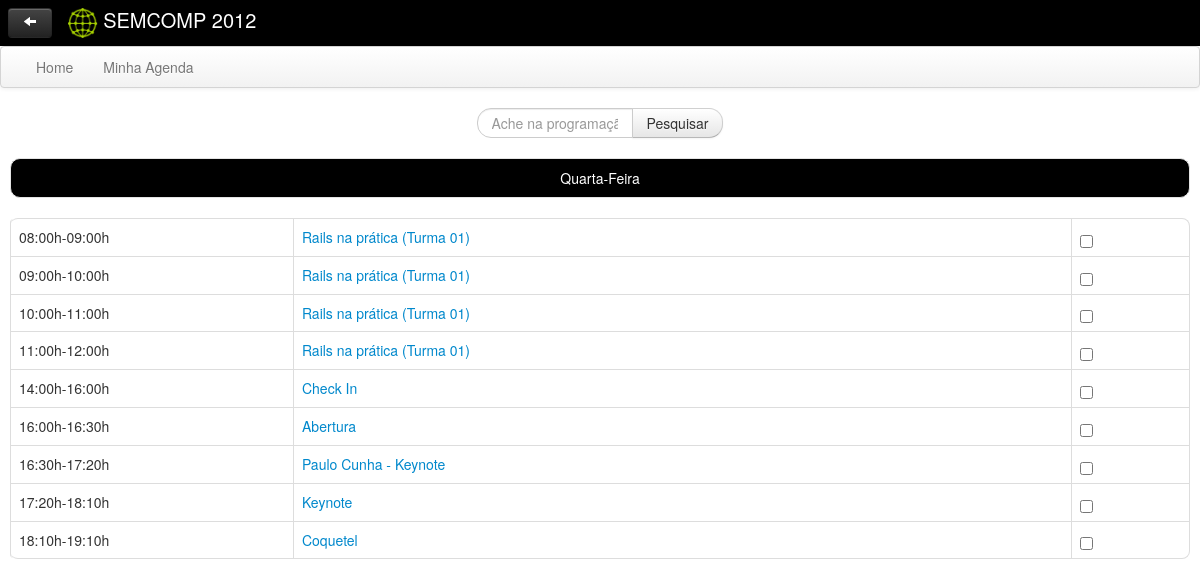
/show_eventos.php?action=dia&dia=1, run on the app's committed database.
### tables this page shows
CREATE TABLE `sala_atividades` (
  `atividades_idatividades` int(11) NOT NULL,
  `atividades_categoria_idcategoria` int(11) NOT NULL,
  `sala_idsala` int(11) NOT NULL,
  `hora_inicio` time NOT NULL,
  `hora_fim` time NOT NULL,
  `data` date NOT NULL,
  PRIMARY KEY (`atividades_idatividades`,`atividades_categoria_idcategoria`,`sala_idsala`,`hora_inicio`,`hora_fim`,`data`),
  KEY `fk_atividades_has_sala_sala1` (`sala_idsala`),
  KEY `fk_atividades_has_sala_atividades1` (`atividades_idatividades`,`atividades_categoria_idcategoria`),
  CONSTRAINT `fk_atividades_has_sala_atividades1` FOREIGN KEY (`atividades_idatividades`, `atividades_categoria_idcategoria`) REFERENCES `atividades` (`idatividades`, `categoria_idcategoria`) ON DELETE NO ACTION ON UPDATE NO ACTION,
  CONSTRAINT `fk_atividades_has_sala_sala1` FOREIGN KEY (`sala_idsala`) REFERENCES `sala` (`idsala`) ON DELETE NO ACTION ON UPDATE NO ACTION
);

CREATE TABLE `atividades` (
  `idatividades` int(11) NOT NULL AUTO_INCREMENT,
  `titulo` varchar(300) NOT NULL,
  `descricao` varchar(500) NOT NULL,
  `categoria_idcategoria` int(11) NOT NULL,
  `imagem` varchar(200) NOT NULL,
  PRIMARY KEY (`idatividades`,`categoria_idcategoria`),
  KEY `fk_atividades_categoria` (`categoria_idcategoria`),
  CONSTRAINT `fk_atividades_categoria` FOREIGN KEY (`categoria_idcategoria`) REFERENCES `categoria` (`idcategoria`) ON DELETE NO ACTION ON UPDATE NO ACTION
);

### modelo/bd/SalaAtividadesBD.php (called while the page is built, shortened)
<?php
include_once("conexao.php");
include_once 'modelo/negocio/SalaAtividades.php';
class SalaAtividadesBD{
	public function getAllFromDate($date){
		$mysql = new conexao;
		$sql = $mysql->sql_query("select * from sala_atividades where data= '".$date."' order by hora_inicio");
		$array = array();
		$i = 0;
		while($salaatividade = mysql_fetch_array($sql)){
			$sala_atividade = new SalaAtividades();
			$sala_atividade->setData($salaatividade['data']);
			$sala_atividade->setHoraInicio($salaatividade['hora_inicio']);
			$sala_atividade->setHoraFim($salaatividade['hora_fim']);
			$sala_atividade->setSalaId($salaatividade['sala_idsala']);
			$sala_atividade->setAtividadesId($salaatividade['atividades_idatividades']);
			$sala_atividade->setCategoriaId($salaatividade['atividades_categoria_idcategoria']);
			$array[$i]= $sala_atividade;
			$i = $i + 1;
		}
		return $array;
	}
}
?>

### modelo/bd/conexao.php (called while the page is built, shortened)
<?php
class conexao {
    var $host = "localhost";
    var $user = "gerclientes";
    var $senha = "bNCIOrkDRF";
    var $link;
    function conecta(){
        $this->link = @mysql_connect($this->host,$this->user,$this->senha);
    }
    function sql_query($query){
        $this->query = $query;
        if($this->resultado = mysql_query($this->query)){
            return $this->resultado;
        }else{
            print "Ocorreu um erro ao executar a Query MySQL: <b>$query</b>";
      print "<br><br>";
      print "Erro no MySQL: <b>".mysql_error()."</b>";
      die();
            $this->desconecta();
        }
    }
    function desconecta(){
        return mysql_close($this->link);
    }
}
?>

### modelo/negocio/SalaAtividades.php (called while the page is built, shortened)
<?php
class SalaAtividades{
	private $data;
	private $hora_inicio;
	private $hora_fim;
	private $sala_idsala;
	private $atividades_idatividades;
	public function getData(){
		return $this->data;
	}
	public function setData($data){
		 $this->data = $data;
	}
	public function getHoraInicio(){
		return $this->hora_inicio;
	}
	public function setHoraInicio($hora_inicio){
		$this->hora_inicio = $hora_inicio;
	}
	public function getHoraFim(){
		return $this->hora_fim;
	}
	public function setHoraFim($hora_fim){
		$this->hora_fim = $hora_fim;
	}
	public function getSalaId(){
		return $this->sala_idsala;
	}
	public function setSalaId($sala_idsala){
		$this->sala_idsala = $sala_idsala;
	}
	public function getAtividaesId(){
		return $this->atividades_idatividades;
	}
	public function setAtividadesId($atividades_idatividades){
		$this->atividades_idatividades = $atividades_idatividades;
	}
}
?>

### modelo/bd/AtividadesBD.php (called while the page is built, shortened)
<?php
include_once("conexao.php");
include_once 'modelo/negocio/Atividades.php';
class AtividadesBD{
	public function getOne($id){
		$mysql = new conexao;
		$sql = $mysql->sql_query("select * from atividades where idatividades = $id");
		$atividades = new Atividades();
		while($ativi = mysql_fetch_array($sql)){
			$atividades->setDescricao($ativi['descricao']);
			$atividades->setIdAtividades($ativi['idatividades']);
			$atividades->setTitulo($ativi['titulo']);
			$atividades->setCategoria_IdCategoria($ativi['categoria_idcategoria']);
			$atividades->setImagem($ativi['imagem']);
		}
		return $atividades;
	}
}
?>

### modelo/negocio/Atividades.php (called while the page is built, shortened)
<?php
class Atividades{
	private $titulo;
	public function getTitulo(){
		return $this->titulo;
	}
	public function setTitulo($titulo){
		$this->titulo = $titulo;
	}
}
?>

### show_eventos.php (the view, shortened to what this page needs)
<?php
include_once 'modelo/bd/SalaAtividadesBD.php';
include_once 'modelo/bd/AtividadesBD.php';
include_once 'modelo/negocio/Atividades.php';
include_once 'modelo/negocio/SalaAtividades.php';
$lista_quarta=array();
$action=$_GET['action'];
if(empty($_GET['dia'])){
	$dia = "0";
}else{
	$dia = $_GET['dia'];
}
$lista_my_activities="";
$atividades=split("_", $lista_my_activities);
if($action=="m_agenda"){
	$isMyAgenda=true;
	if($lista_my_activities!=null){
		if(!empty($atividades)){
			$sala_atividade = new SalaAtividadesBD();
			$lista_quarta = $sala_atividade->getMyList($atividades,'2012-10-03');
			$lista_quinta = $sala_atividade->getMyList($atividades,'2012-10-04');
			$lista_sexta = $sala_atividade->getMyList($atividades,'2012-10-05');
			$lista_sabado = $sala_atividade->getMyList($atividades,'2012-10-06');
		}
	}
}else if($action=="dia"){
	$dia=$_GET['dia'];
	$sala_atividade = new SalaAtividadesBD();
	if($dia == "1")
	  $lista_quarta = $sala_atividade->getAllFromDate('2012-10-03');
}
?>
<!DOCTYPE html>
<html>
<head>
<link href="css/bootstrap-responsive.css" rel="stylesheet">
<link href="css/bootstrap.css" rel="stylesheet">
</head>
<body>
	<?php
	$has_back=true;
	$link_back="index.php";
	include_once 'header.php'; ?>
    <?php
    if(($action != "dia") || ($dia == "1")){
    ?>
	<div class="well well-small marge_15" align="center"
		style="color: white;">Quarta-Feira</div>
	<div
		style="margin-bottom: 20px; padding-right: 10px; padding-left: 10px;">
		<table class="table table-bordered">
			<?php
			if(empty($lista_quarta)){
				?>
			<tr>
				<td style="text-align: center;" width="100%">Sem palestras ou mini-cursos</td>
			</tr>
			<?php
			}else{
				foreach($lista_quarta as $atividade){
					$bd_atividades=new AtividadesBD();
					$m_atividade=$bd_atividades->getOne($atividade->getAtividaesId());
					$idsala = $atividade->getSalaId();
					$idatividade = $atividade->getAtividaesId();
					$dataa = $atividade->getData();
					$hora_inicio = $atividade->getHoraInicio();
					$hora_fim = $atividade->getHoraFim();
					?>
			<tr>
				<td width="24%"><?php $data=substr($atividade->getHoraInicio(),0,5)."h-".substr($atividade->getHoraFim(),0,5)."h"; echo $data;  ?>
				</td>
				<td width="66%"><a
					href="desc_atividade.php?idsala=<?php echo $idsala?>&idatividade=<?php echo $idatividade?>&data=<?php echo $dataa?>&hora_inicio=<?php echo $hora_inicio?>&hora_fim=<?php echo $hora_fim?>"><?php echo $m_atividade->getTitulo();  ?>
				</a></td>
				<td width="10%"><input type="checkbox" id="inlineCheckbox1"
					value="option1"
					<?php if(in_array($atividade->getAtividaesId(), $atividades)){?>checked="checked"<?php }?>
					onclick="checkClicked(this.checked,<?php echo $atividade->getAtividaesId();?>)">
				</td>
			</tr>
			<?php }
			} ?>
		</table>
	</div>
	<?php }?>
</body>
</html>

### header.php
<div class="row"
	style="background-color: black; color: white; padding: 8px; font-size: 20px">
	 <?php if($has_back){?>
	 <a class="btn btn-inverse" href="<?php echo $link_back; ?>" style="margin-left: 20px"><i class="icon-arrow-left icon-white"></i></a> <img src="img/marca.png" width="30px" height="30px"
		style="margin-left: 10px" /> SEMCOMP 2012
	<?php }else{?>
	<img src="img/marca.png" width="30px" height="30px"
		style="margin-left: 20px" /> SEMCOMP 2012
	<?php }?>
</div>
<div class="navbar">
	<div class="navbar-inner">
		<ul class="nav">
			<li <?php if(!empty($isIndex)) echo 'class="active"'?>><a href="index.php">Home</a></li>
			<li <?php if(!empty($isMyAgenda)) echo 'class="active"'?>><a href="show_eventos.php?action=m_agenda">Minha Agenda</a></li>
		</ul>
	</div>
</div>
<div class="row-fuild" style="margin-top: 10px;" align="center">
	<form class="form-search" action="show_eventos.php?action=search" method="post">
		<div class="input-append">
			<input id="s_value" name="s_value" type="text" class="span2 search-query" placeholder="Ache na programa&ccedil;&atilde;o">
			<button type="submit" class="btn">Pesquisar</button>
		</div>
	</form>
</div>

### data on the page
sala_atividades: data "08:00h-09:00h", atividades.titulo "Rails na prática (Turma 01)"
sala_atividades: data "09:00h-10:00h", atividades.titulo "Rails na prática (Turma 01)"
sala_atividades: data "10:00h-11:00h", atividades.titulo "Rails na prática (Turma 01)"
sala_atividades: data "11:00h-12:00h", atividades.titulo "Rails na prática (Turma 01)"
sala_atividades: data "14:00h-16:00h", atividades.titulo "Check In"
sala_atividades: data "16:00h-16:30h", atividades.titulo "Abertura"
sala_atividades: data "16:30h-17:20h", atividades.titulo "Paulo Cunha - Keynote"
sala_atividades: data "17:20h-18:10h", atividades.titulo "Keynote"
sala_atividades: data "18:10h-19:10h", atividades.titulo "Coquetel"
